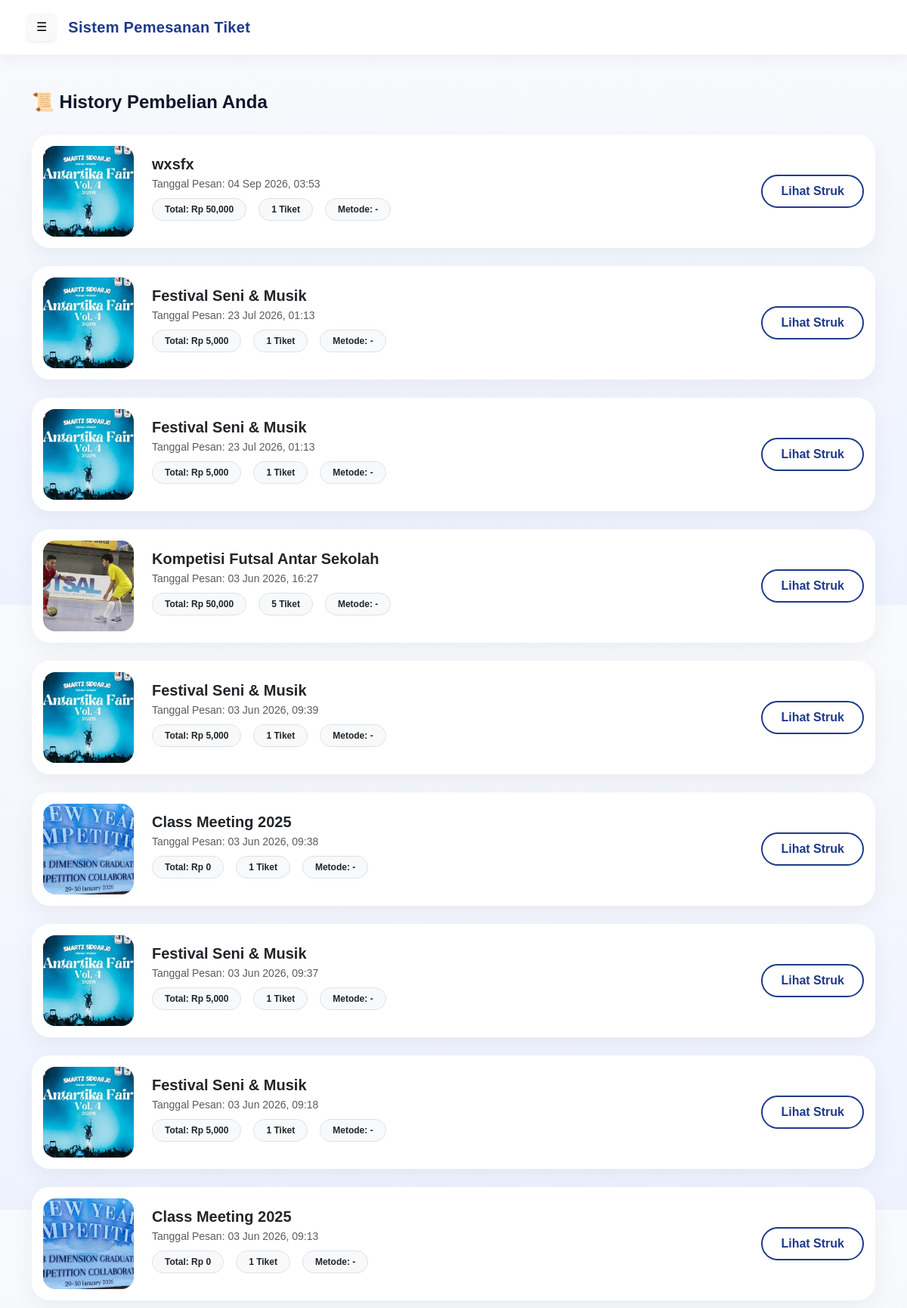
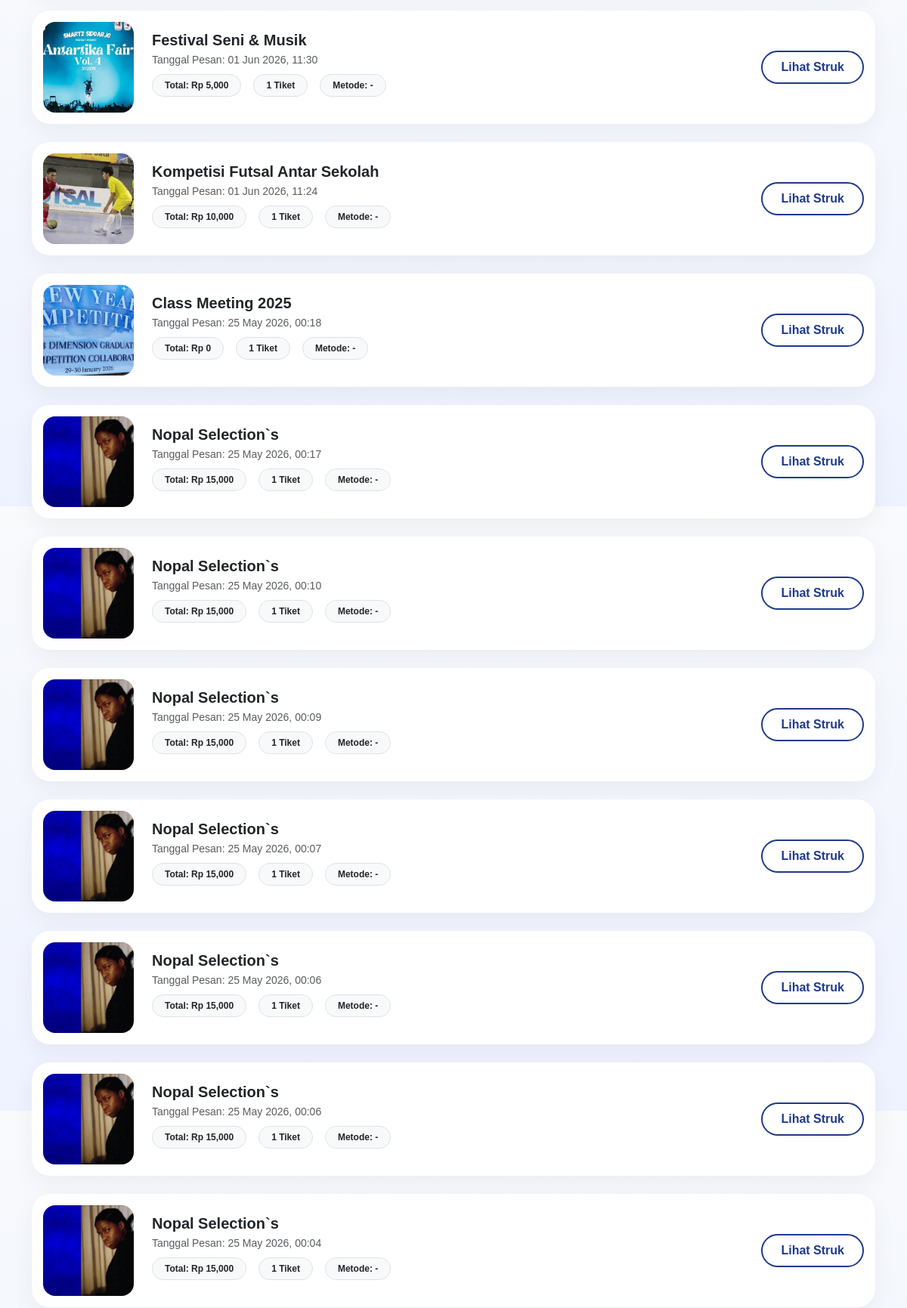
Page /siswa/history.php (signed in, upper part) on the committed database (2 pictures, top to bottom).
### tables this page shows
CREATE TABLE `tiket` (
  `id` int(11) NOT NULL,
  `siswa_id` int(11) DEFAULT NULL,
  `event_id` int(11) DEFAULT NULL,
  `jumlah` int(11) DEFAULT NULL,
  `total_harga` int(11) DEFAULT NULL,
  `kode_unik` varchar(10) DEFAULT NULL,
  `waktu_pesan` timestamp NOT NULL DEFAULT current_timestamp(),
  `created_at` timestamp NOT NULL DEFAULT current_timestamp(),
  `metode_bayar` varchar(50) DEFAULT NULL
);

CREATE TABLE `events` (
  `id` int(11) NOT NULL,
  `judul` varchar(150) DEFAULT NULL,
  `deskripsi` text DEFAULT NULL,
  `harga` int(11) DEFAULT NULL,
  `slot_tiket` int(11) DEFAULT NULL,
  `gambar` varchar(255) DEFAULT NULL,
  `tanggal` date DEFAULT NULL,
  `tanggal_akhir` date DEFAULT NULL,
  `lokasi` varchar(100) DEFAULT NULL,
  `jam_mulai` time DEFAULT NULL,
  `jam_selesai` time DEFAULT NULL,
  `sorotan` enum('yes','no') DEFAULT 'no'
);

### siswa/history.php (the view, shortened to what this page needs)
<?php
require '../koneksi.php';
$id_siswa = $_SESSION['siswa'];
$q_history = mysqli_query($conn, "SELECT tiket.*, events.judul, events.tanggal, events.gambar
    FROM tiket
    JOIN events ON tiket.event_id = events.id
    WHERE tiket.siswa_id = '$id_siswa'
    ORDER BY tiket.waktu_pesan DESC");
?>
<!DOCTYPE html>
<html lang="id">
<head>
    <link href="../assets/css/bootstrap.min.css" rel="stylesheet">
    <link href="../assets/css/css2.css" rel="stylesheet">
</head>
<body>
    <nav class="navbar px-4 py-3 sticky-top">
        <div class="container-fluid justify-content-start gap-3">
            <button class="btn btn-light border-0 shadow-sm" type="button" data-bs-toggle="offcanvas" data-bs-target="#sidebarSiswa">☰</button>
            <a class="navbar-brand m-0">Sistem Pemesanan Tiket</a>
        </div>
    </nav>
    <div class="container mt-5 mb-5">
        <h4 class="section-title">📜 History Pembelian Anda</h4>
        <div class="row">
            <?php if(mysqli_num_rows($q_history) > 0): ?>
                <?php while($h = mysqli_fetch_assoc($q_history)): ?>
                <div class="col-md-12 mb-4">
                    <div class="card card-history">
                        <img src="../assets/img/<?= $h['gambar'] ?>" class="history-img me-md-4">
                        <div class="flex-grow-1">
                            <h5 class="fw-bold text-dark mb-1"><?= $h['judul'] ?></h5>
                            <p class="text-muted small mb-2">Tanggal Pesan: <?= date('d M Y, H:i', strtotime($h['waktu_pesan'])) ?></p>
                            <div class="d-flex flex-wrap gap-3 mb-2">
                                <span class="badge bg-light text-dark border px-3 py-2 rounded-pill">Total: Rp <?= number_format($h['total_harga']) ?></span>
                                <span class="badge bg-light text-dark border px-3 py-2 rounded-pill"><?= $h['jumlah'] ?> Tiket</span>
                                <span class="badge bg-light text-dark border px-3 py-2 rounded-pill">Metode: <?= $h['metode_bayar'] ?? '-' ?></span>
                            </div>
                        </div>
                        <div class="ms-md-3">
                            <a href="struk.php?id=<?= $h['id'] ?>" class="btn-struk d-inline-block text-center">Lihat Struk</a>
                        </div>
                    </div>
                </div>
                <?php endwhile; ?>
            <?php endif; ?>
        </div>
    </div>
</body>
</html>

### siswa/history.php (style rules this page uses)
:root { --primary:#1E3A8A; --secondary:#DC2626; --light:#F8FAFC; --dark:#0F172A; --soft:#E2E8F0; }
* { font-family:'Plus Jakarta Sans',sans-serif; }
body { background:linear-gradient(to bottom,#F8FAFC,#EEF2FF); color:var(--dark); min-height: 100vh; }
.navbar { background:rgba(255,255,255,0.93); backdrop-filter:blur(14px); box-shadow:0 4px 20px rgba(0,0,0,0.05); border-bottom:1px solid rgba(0,0,0,0.04); }
.navbar-brand { color:var(--primary)!important; font-weight:800; letter-spacing:.3px; }
.section-title { font-weight:800; margin-bottom:28px; color:var(--dark); }
.card-history { border:none; border-radius:24px; overflow:hidden; background:white; transition:.3s; box-shadow:0 10px 30px rgba(0,0,0,0.05); display: flex; flex-direction: row; align-items: center; padding: 15px; }
.history-img { width: 120px; height: 120px; border-radius: 16px; object-fit: cover; }
.btn-struk { background:white; border:2px solid var(--primary); color:var(--primary); border-radius:999px; font-weight:700; transition:.3s; padding: 8px 24px; text-decoration: none; }

### siswa/sidebar.php (style rules this page uses)
:root { --primary:#1E3A8A; --secondary:#DC2626; --light:#F8FAFC; --dark:#0F172A; --soft:#E2E8F0; }

### rows in the picture
tiket: event.gambar (picture), event.judul "wxsfx", waktu_pesan "04 Sep 2026, 03:53", total_harga "50,000", jumlah "1", metode_bayar "-"
tiket: event.gambar (picture), event.judul "Festival Seni & Musik", waktu_pesan "23 Jul 2026, 01:13", total_harga "5,000", jumlah "1", metode_bayar "-"
tiket: event.gambar (picture), event.judul "Festival Seni & Musik", waktu_pesan "23 Jul 2026, 01:13", total_harga "5,000", jumlah "1", metode_bayar "-"
tiket: event.gambar (picture), event.judul "Kompetisi Futsal Antar Sekolah", waktu_pesan "03 Jun 2026, 16:27", total_harga "50,000", jumlah "5", metode_bayar "-"
tiket: event.gambar (picture), event.judul "Festival Seni & Musik", waktu_pesan "03 Jun 2026, 09:39", total_harga "5,000", jumlah "1", metode_bayar "-"
tiket: event.gambar (picture), event.judul "Class Meeting 2025", waktu_pesan "03 Jun 2026, 09:38", total_harga "0", jumlah "1", metode_bayar "-"
tiket: event.gambar (picture), event.judul "Festival Seni & Musik", waktu_pesan "03 Jun 2026, 09:37", total_harga "5,000", jumlah "1", metode_bayar "-"
tiket: event.gambar (picture), event.judul "Festival Seni & Musik", waktu_pesan "03 Jun 2026, 09:18", total_harga "5,000", jumlah "1", metode_bayar "-"
tiket: event.gambar (picture), event.judul "Class Meeting 2025", waktu_pesan "03 Jun 2026, 09:13", total_harga "0", jumlah "1", metode_bayar "-"
tiket: event.gambar (picture), event.judul "Festival Seni & Musik", waktu_pesan "01 Jun 2026, 11:30", total_harga "5,000", jumlah "1", metode_bayar "-"
tiket: event.gambar (picture), event.judul "Kompetisi Futsal Antar Sekolah", waktu_pesan "01 Jun 2026, 11:24", total_harga "10,000", jumlah "1", metode_bayar "-"
tiket: event.gambar (picture), event.judul "Class Meeting 2025", waktu_pesan "25 May 2026, 00:18", total_harga "0", jumlah "1", metode_bayar "-"
tiket: event.gambar (picture), event.judul "Nopal Selection`s", waktu_pesan "25 May 2026, 00:17", total_harga "15,000", jumlah "1", metode_bayar "-"
tiket: event.gambar (picture), event.judul "Nopal Selection`s", waktu_pesan "25 May 2026, 00:10", total_harga "15,000", jumlah "1", metode_bayar "-"
tiket: event.gambar (picture), event.judul "Nopal Selection`s", waktu_pesan "25 May 2026, 00:09", total_harga "15,000", jumlah "1", metode_bayar "-"
tiket: event.gambar (picture), event.judul "Nopal Selection`s", waktu_pesan "25 May 2026, 00:07", total_harga "15,000", jumlah "1", metode_bayar "-"
tiket: event.gambar (picture), event.judul "Nopal Selection`s", waktu_pesan "25 May 2026, 00:06", total_harga "15,000", jumlah "1", metode_bayar "-"
tiket: event.gambar (picture), event.judul "Nopal Selection`s", waktu_pesan "25 May 2026, 00:06", total_harga "15,000", jumlah "1", metode_bayar "-"
tiket: event.gambar (picture), event.judul "Nopal Selection`s", waktu_pesan "25 May 2026, 00:04", total_harga "15,000", jumlah "1", metode_bayar "-"
